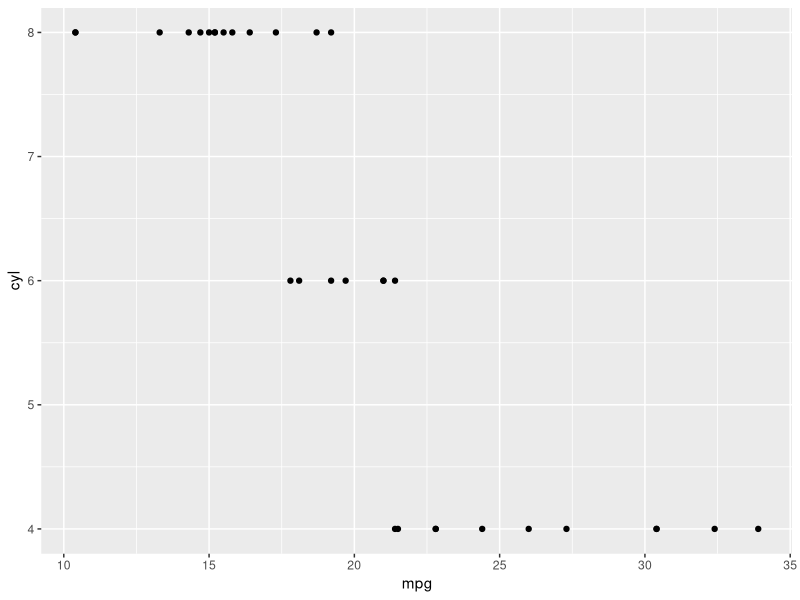
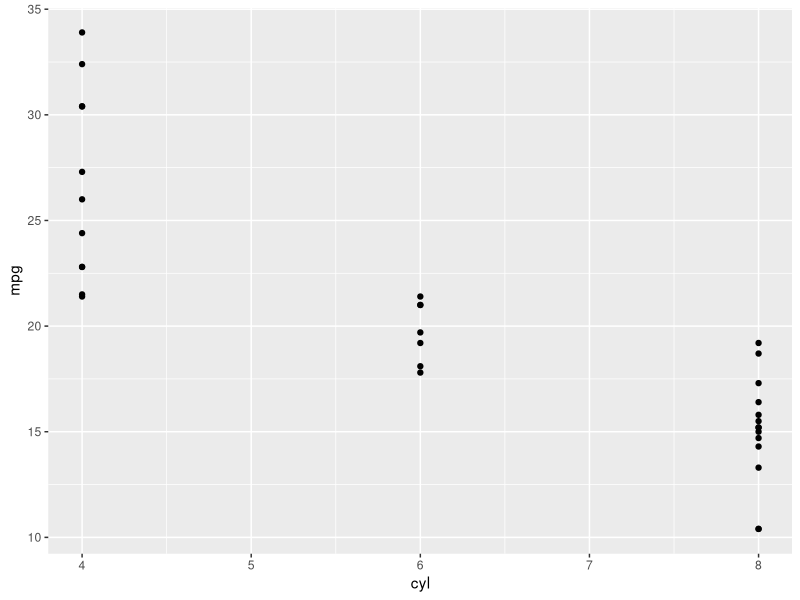
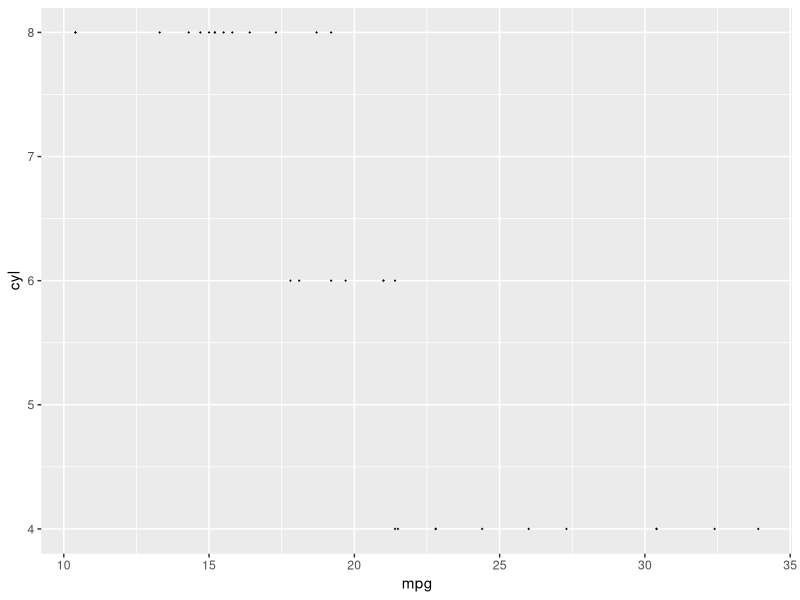
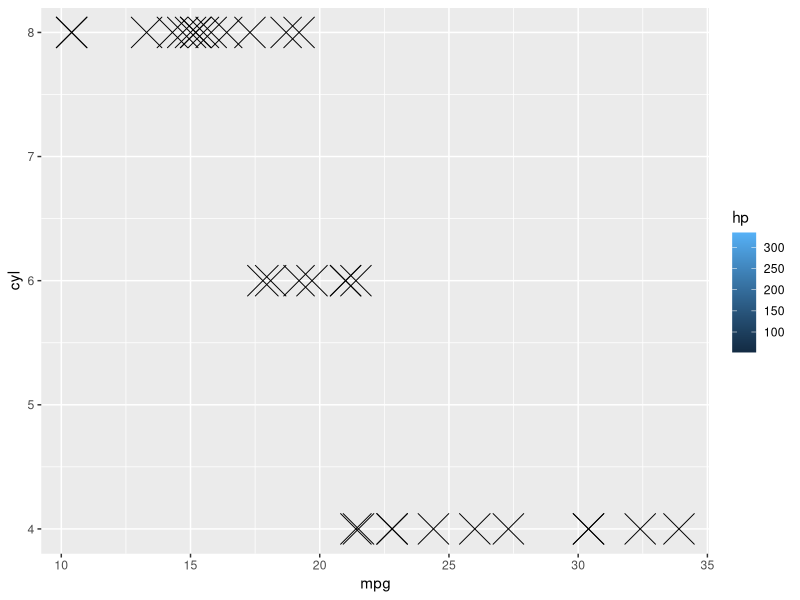
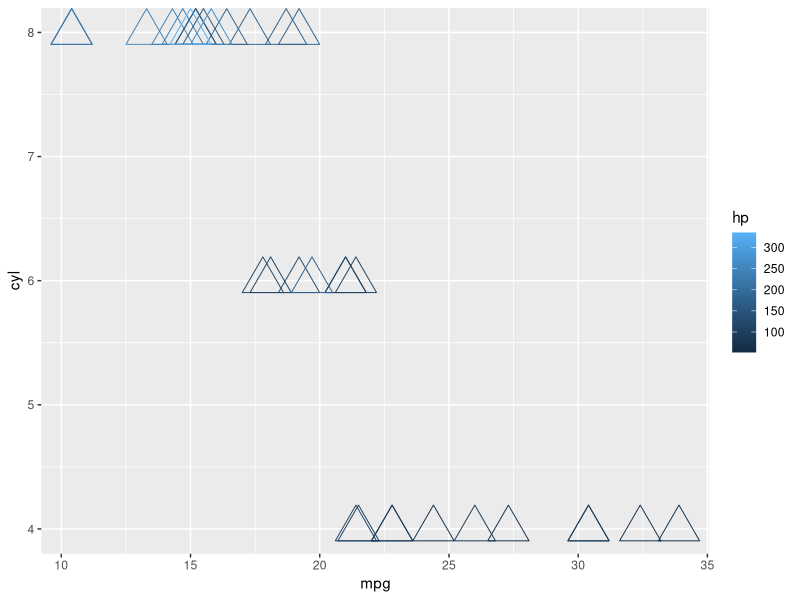
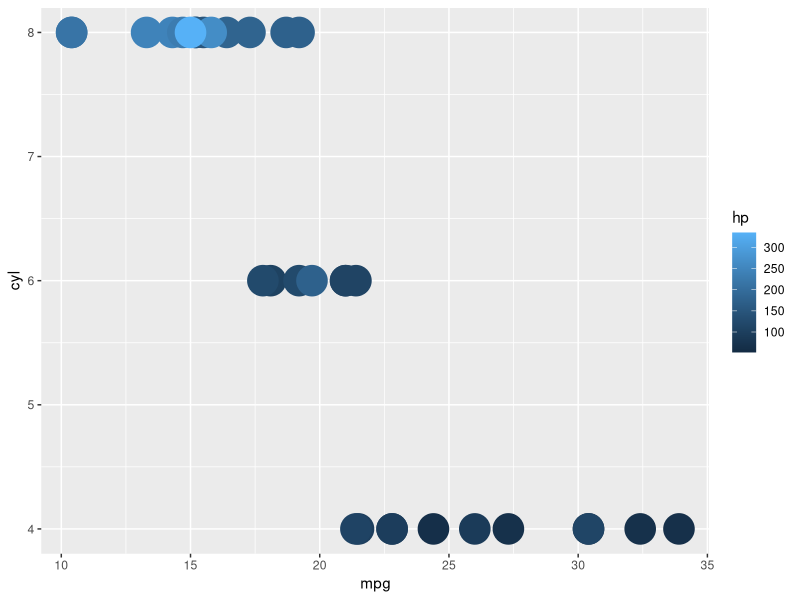
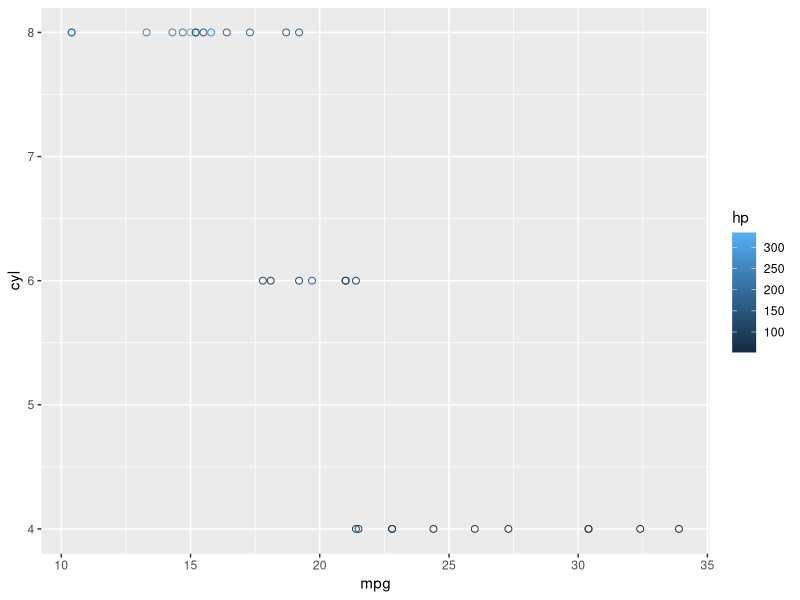
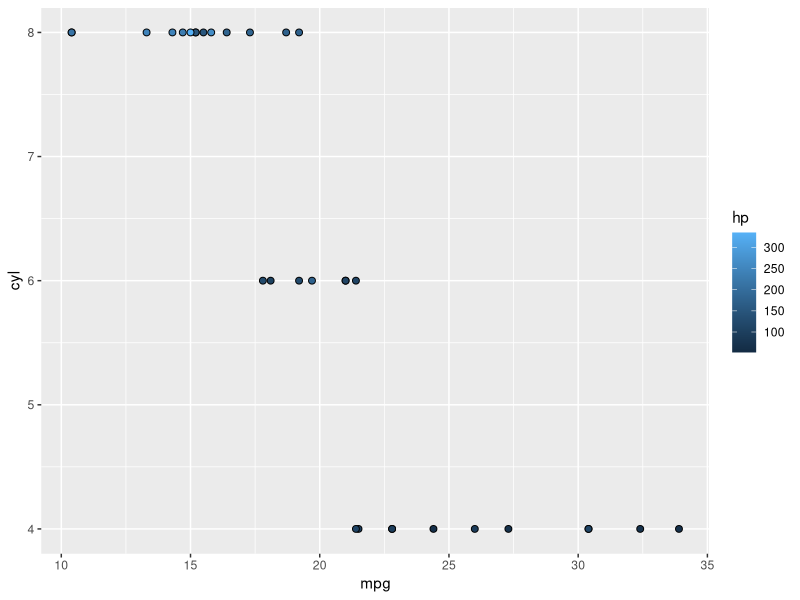

The R script that drew these images, in order: (Note: this script raises an error after producing the figures.)
#list <- list(1:8, 9:17)
#print(list)
#setwd(D:\\)
#c1 <- unlist(list)
#print(list)
#c2 <- list2 <- list(2:9, 6:14)
#unlist(list2)
#ccc <- c1+c2
#print(ccc)

#----------Practice of visulization----------
head(mtcars)
library(ggplot2)

#str(mtcars)

# 1 - Map mpg to x and cyl to y
t1 = ggplot(mtcars, aes(x=mpg, y=cyl))
t1+geom_point()




# 2 - Reverse: Map cyl to x and mpg to y
t1 = ggplot(mtcars, aes(x=cyl, y=mpg))
  t1 + geom_point()

# 3 - Change shape and size of the points in the above plot
t1 = ggplot(mtcars, aes(x=mpg, y=cyl))
  t1+ geom_point(shape = 3, size = 0.02)
#The shape varies according to different code on variable "shape"

#To see the class of the data
class(mtcars) #mtcars is a data frame
class(mtcars$hp) # hp(one of the variables in mtcars is numeric v.)
#Dont forget $ to connect data and its variables when trying understand the specific variable in that data

# 1 - Map cyl to fill
t1 = ggplot(mtcars, aes(x=mpg, y=cyl, fill=hp))
t1+geom_point(shape=4, size=10)

#2  - colouring the data points according to other variables(here, hp)
t1 = ggplot(mtcars, aes(x=mpg, y=cyl, col=hp))
t1+geom_point(shape=2, size=10)
t1 + geom_point(size=10)

# 3 - Change shape and alpha of the points in the above plot
#A really nice alternative is shape = 21 which allows you to use both fill for the inside and col for the outline! 
t1 = ggplot(mtcars, aes(x=mpg, y=cyl, col=hp))
t1+geom_point(shape=21, size=2)
#使shape=21的point之外框的顏色，隨hp值高低而異

t1 = ggplot(mtcars, aes(x=mpg, y=cyl, fill=hp))
t1+geom_point(shape=21, size=2)
#整個shape=21的point，顏色都隨著hp的值變化，而有差異

#map 2 aes to a dot
t1 =ggplot(mtcars, aes(x=mpg, y=cyl, fill=hp))
  t1+geom_point(size=2, alpha=0.5, col="red")
#It will be very tricky when doing this. 
#The later colour(red) will cover the colour based on hp

# 3 - Map am to col in the above plot
t1 = ggplot(mtcars, aes(x=mpg, y=cyl, fill=hp, col=am))
  t1+geom_point(size=2, alpha=0.5)

t1 = ggplot(mtcars, aes(x=mpg, y=cyl, fill=hp))
  t1+geom_point(size=2, alpha=0.5, col="am")
#col=am cant be set in geom_point() as am is not a type of real colour 
#That can only be set in aes() where it can map the colour based on the variables in data


#--------------------------------------
#different mapping requirements
# Map cyl to size
t1 = ggplot(mtcars, aes(x=mpg, y=hp, size=cyl))
  t1+geom_point(alpha=0.5)
#The size of dots vary according to the number of "cyl"

# Map cyl to alpha
t1 = ggplot(mtcars, aes(x=mpg, y=hp, alpha=cyl))
  t1+geom_point()

# Map cyl to shape 
t1 = ggplot(mtcars, aes(x=mpg, y=hp, shape=cyl))
  t1 + geom_point()
##錯誤: A continuous variable can not be mapped to shape

##Anotehr trial to the above (but failed as well)
t1 = ggplot(mtcars, aes(x=mpg, y=hp, shape=vs))
  t1 + geom_point()

# Map cyl to label, label needs to work with geom_text()
#Label the points with the value of "cyl"
t1 = ggplot(mtcars, aes(x=mpg, y=hp, label=cyl))
  t1 + geom_point() + 
  geom_text(size=5) #Adjust the size of the label(labeled by the value of "cyl")
  
  t1 + geom_point() + geom_text()
  #在aes()中使用label功能時，務必要以geom_text()為結尾後綴

#--------------------------------------------------------------------
#The notice from teacher, as below:
#x, y, color, fill, size, alpha, label and shape.
#use these arguments to set attributes of the plot, not aesthetics. 
#these attributes can overwrite the aesthetics of your plot!

# Define a hexadecimal color
# "my.color" cant be the name of the color while "my_color" works 
my_color = "#4ABEFF"

# 1 - First scatter plot, with col aesthetic:
t1 = ggplot(mtcars, aes(x=mpg, y=hp, col = cyl))
t1 + geom_point()

# 2 - Plot 1, but set col attributes in geom layer:
t1 = ggplot(mtcars, aes(x=mpg, y=hp, col = cyl))
t1 + geom_point(col = my_color)

# 3 - Plot 2, with fill instead of col aesthetic, plut shape and size attributes in geom layer.
my_color = "#4ABEFF"
t1 = ggplot(mtcars, aes(x=wt, y=hp, fill = cyl))
t1 + geom_point(shape = 23, size = 8, col=my_color)

#To see how shape=23 looks like
t1 = ggplot(mtcars, aes(x=wt, y=hp))
t1 + geom_point(shape = 23, size = 8)

#Add size and col in aes() simultaneously
t1 = ggplot(mtcars, aes(x=mpg, y=hp, size=vs, col=cyl))
t1 + geom_point(size = 8, alpha=0.5)

# Expand to draw points with alpha 0.5
t1 = ggplot(mtcars, aes(x=mpg, y=hp, fill=cyl))
t1+geom_point(alpha=0.5)

# Expand to draw points with shape 24 and color yellow

#The color of the "point frame" varies according to different value of "cyl"
#只有點的邊框顏色會變，因為沒有填實(fill)
t1 = ggplot(mtcars, aes(x=mpg, y=hp, col=cyl))
t1+geom_point(alpha=0.5, shape=24)

#The color of the "point" varies according to the value of "cyl" (實心)
t1 = ggplot(mtcars, aes(x=mpg, y=hp, col=cyl, fill=cyl))
t1+geom_point(alpha=0.5, shape=24)

t1 = ggplot(mtcars, aes(x=mpg, y=hp, fill=cyl))
t1+geom_point(alpha=0.5, shape=24, col="yellow")
#Assign the color inside the dots as yellow suceeding the step before

# Expand to draw text with label rownames(mtcars) and color red
t1 = ggplot(mtcars, aes(x=mpg, y=hp, fill=cyl))
t1+geom_text(label = rownames(mtcars), color="red")+
geom_point()
#Result: Will show the graph with each dot corresponding the name in orginal data

#Another trial
t1 = ggplot(mtcars, aes(x=mpg, y=hp, fill=cyl))
t1+geom_text(label = rownames(mtcars), color="red")+
geom_point(col="yellow")


#----------Practice2/Iris data-------------
library(ggplot2)
i = ggplot(iris, aes(x=Sepal.Length, y=Sepal.Width))
i + geom_point()

i = ggplot(iris, aes(x=Sepal.Length, y=Sepal.Width, col=Species))
i+geom_point()

#Jitter
i = ggplot(iris, aes(x=Sepal.Length, y=Sepal.Width, col=Species))
i + geom_point(position="jitter")

#Identity
i = ggplot(iris, aes(x=Sepal.Length, y=Sepal.Width, col=Species))
i + geom_point(position="identity")

ii = position_jitter(width=0.7)
i = ggplot(iris, aes(x=Sepal.Length, y=Sepal.Width, col=Species))
i + geom_point(position = ii)

#Set the name of scales
i = ggplot(iris, aes(x=Sepal.Length, y=Sepal.Width, col=Species))+
  geom_point(position="jitter")+
  scale_x_continuous("Sepal Length")+ #Name the x axis  
  scale_y_continuous("Sepal Width")+ #Name the y axis
  scale_color_discrete("Species!") #Name the class of color

#Set the limits on axis
i = ggplot(iris, aes(x=Sepal.Length, y=Sepal.Width, col=Species))+
  geom_point(position="jitter")+
  scale_x_continuous("Sepal Length", limits = c(6,8))+
  scale_y_continuous("Sepal Width")+
  scale_color_discrete("Speices!")
#Result: It will only show the range of x from 6 to 8, and before this range, nothing will be shown

#Set breaks(Only show the specific value in the range you set, which is "breaks")
i = ggplot(iris, aes(x= Sepal.Length, y=Sepal.Width, col=Species))+
  geom_point(position= "jitter")+
  scale_x_continuous("Sepal Length", limits = c(6,8), breaks= c(6.2, 6.8, 7.4))+ 
  scale_y_continuous("Sepal Width")+
  scale_color_discrete("Species!")
#You can set breaks on both x and y axis

#Set the breaks in the manner of fn. seq()
i = ggplot(iris, aes(x= Sepal.Length, y=Sepal.Width, col=Species))+
  geom_point(position= "jitter")+
  scale_x_continuous("Sepal Length", limits = c(6,8), breaks= seq(6,8,0.1))+ #表只秀出從6-8之間的數字，以0.1為間隔
  scale_y_continuous("Sepal Width")+
  scale_color_discrete("Species!")
  
#Notes for seq, breaks and limits
scale_x_continuous("Sepal Length", limits = c(6,8), breaks= seq(1,8,0.1))
#The result will show you the specific value ranging from 6 to 8 with interval 0.1, instead of 1 to 8 
#Because the limits 6 to 8  has been set to limit the focused value

#Change the name inside "Speices" as 1, 2 and 3
#Using fn. label=c("","",""...)
i = ggplot(iris, aes(x= Sepal.Length, y=Sepal.Width, col=Species))+
  geom_point(position= "jitter")+
  scale_x_continuous("Sepal Length", limits = c(6,8), breaks= seq(6,8,0.1))+ #表只秀出從6-8之間的數字，以0.1為間隔
  scale_y_continuous("Sepal Width")+
  scale_color_discrete("Species!", label=c("1", "2", "3"))

#Expand
#The distance of the border to axis will be shrunk if the value in expand was adjusted
#In this scale, expand = c(0,0) will be the best way to go 
i = ggplot(iris, aes(x= Sepal.Length, y=Sepal.Width, col=Species))+
  geom_point(position="jitter")+
  scale_x_continuous("Sepal Length", limits=c(3,8), breaks = seq(3,8,0.2), expand= c(0.5,0))+
  scale_y_continuous("Sepal Width", expand= c(0.5,0))+
  scale_color_discrete("Species")

#labs
#To make the label on the graph
i = ggplot(iris, aes(x= Sepal.Length, y=Sepal.Width, col=Species))+
  geom_point(position="jitter")+
  #Use labs to rename x and y
  labs(x= "Sepal_Length" , y="Sepal_Width", col= "Species_of_Flowers")

i = ggplot(iris, aes(x= Sepal.Length, y=Sepal.Width, col=Species))+
  geom_point(position="jitter")+
#Use labs to name the title, subtitle and caption
  labs(title="Iris", subtitle="The iris", caption="001")
  

#Bar chart
#Use geom_bar() to demonstrate it
#To make the bar of discrete variable
k = ggplot(mtcars, aes(x= cyl))
  k + geom_bar()

#顯示以gear(的值)為分層的bar
k = ggplot(mtcars, aes(x= cyl, fill = factor(gear)))
  k + geom_bar()

#Position=stack(以gear為分層的值會以堆疊呈現)
k = ggplot(mtcars, aes(x= cyl, fill = factor(gear)))
  k + geom_bar(position="stack")

#Position=dodge(以gear為分層的值會分散呈現，即bar-bar相連)
k = ggplot(mtcars, aes(x=cyl, fill= factor(gear)))
  k + geom_bar(position="dodge")

k = ggplot(mtcars, aes(x=cyl,fill = factor(gear)))
  k + geom_bar(position="fill")


#Synthesize
val = c("#FF0000", "#0000FF")
lab = c("a1", "a2")
r = ggplot(mtcars, aes(x=cyl, fill= factor(am)))+
  geom_bar(position="dodge")+
  scale_x_continuous("Cyclinder")+
  scale_y_continuous("Counts")+
  scale_fill_manual("am", value = val, labels = lab)
########Result: Fail to work 錯誤: `breaks` and `labels` must have the same length

t = ggplot(mtcars, aes(x=wt, y=mpg, col= cyl))
  t+geom_point()

t = ggplot(mtcars, aes(x=wt, y=mpg, col= cyl))
  t + geom_point(shape=1, size=4)

t = ggplot(mtcars, aes(x=wt, y=mpg, col= cyl, fill=cyl))
  t + geom_point(shape=1, size=4)
#The point shape=1 can not be filled naybe it is one of its attributes

t = ggplot(mtcars, aes(x=wt, y=mpg, col= cyl, fill=cyl))
  t + geom_point(shape=1, size=4, alpha=0.6)
#Increase the level of transparency to distinguish the overplotting points

####Diamonds Data
#An obviously overplotting data
d = ggplot(diamonds, aes(x= carat, y=price, col=clarity))
  d+geom_point()

d = ggplot(diamonds, aes(x= carat, y=price, col=clarity))
  d+geom_point(alpha=0.5)

d = ggplot(diamonds, aes(x= carat, y=price, col=clarity))
  d+geom_point(alpha=0.1)

#With jitter
d = ggplot(diamonds, aes(x= carat, y=price, col=clarity))
  d+geom_point(alpha=0.5, position="jitter")

d = ggplot(diamonds, aes(x= carat, y=price, col=clarity))
  d+geom_point(alpha=0.5)+
  geom_jitter()


#The transformation of long and wide form data










